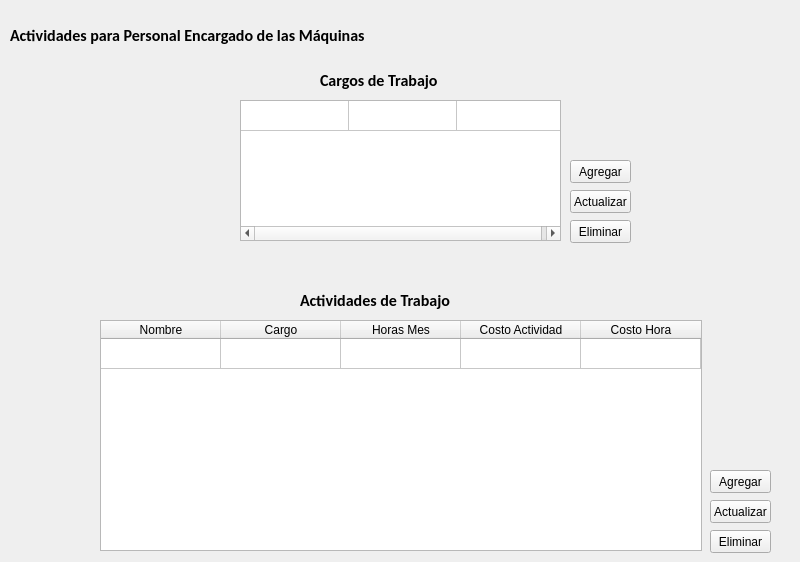
    <widget class="QWidget" name="page_5">
     <widget class="QLabel" name="label_5">
      <property name="geometry">
       <rect>
        <x>10</x>
        <y>20</y>
        <width>781</width>
        <height>31</height>
       </rect>
      </property>
      <property name="font">
       <font>
        <family>Calibri</family>
        <pointsize>12</pointsize>
        <weight>75</weight>
        <italic>false</italic>
        <bold>true</bold>
       </font>
      </property>
      <property name="text">
       <string>Actividades para Personal Encargado de las Máquinas</string>
      </property>
     </widget>
     <widget class="QTableWidget" name="tableWidget">
      <property name="enabled">
       <bool>true</bool>
      </property>
      <property name="geometry">
       <rect>
        <x>240</x>
        <y>100</y>
        <width>321</width>
        <height>141</height>
       </rect>
      </property>
      <property name="editTriggers">
       <set>QAbstractItemView::DoubleClicked</set>
      </property>
      <property name="verticalScrollMode">
       <enum>QAbstractItemView::ScrollPerPixel</enum>
      </property>
      <property name="horizontalScrollMode">
       <enum>QAbstractItemView::ScrollPerPixel</enum>
      </property>
      <property name="showGrid">
       <bool>true</bool>
      </property>
      <property name="gridStyle">
       <enum>Qt::SolidLine</enum>
      </property>
      <property name="wordWrap">
       <bool>true</bool>
      </property>
      <property name="cornerButtonEnabled">
       <bool>true</bool>
      </property>
      <property name="rowCount">
       <number>1</number>
      </property>
      <property name="columnCount">
       <number>3</number>
      </property>
      <attribute name="horizontalHeaderVisible">
       <bool>false</bool>
      </attribute>
      <attribute name="horizontalHeaderCascadingSectionResizes">
       <bool>false</bool>
      </attribute>
      <attribute name="horizontalHeaderDefaultSectionSize">
       <number>108</number>
      </attribute>
      <attribute name="horizontalHeaderHighlightSections">
       <bool>true</bool>
      </attribute>
      <attribute name="verticalHeaderVisible">
       <bool>false</bool>
      </attribute>
      <attribute name="verticalHeaderHighlightSections">
       <bool>true</bool>
      </attribute>
      <row/>
      <column>
       <property name="text">
        <string>id</string>
       </property>
      </column>
      <column>
       <property name="text">
        <string>Nombre del Cargo</string>
       </property>
      </column>
      <column>
       <property name="text">
        <string>Salario</string>
       </property>
      </column>
     </widget>
     <widget class="QLabel" name="label_6">
      <property name="geometry">
       <rect>
        <x>300</x>
        <y>290</y>
        <width>201</width>
        <height>21</height>
       </rect>
      </property>
      <property name="font">
       <font>
        <family>Calibri</family>
        <pointsize>12</pointsize>
        <weight>75</weight>
        <italic>false</italic>
        <bold>true</bold>
       </font>
      </property>
      <property name="text">
       <string>Actividades de Trabajo </string>
      </property>
     </widget>
     <widget class="QPushButton" name="pushButton">
      <property name="geometry">
       <rect>
        <x>570</x>
        <y>160</y>
        <width>61</width>
        <height>23</height>
       </rect>
      </property>
      <property name="text">
       <string>Agregar</string>
      </property>
     </widget>
     <widget class="QPushButton" name="pushButton_2">
      <property name="geometry">
       <rect>
        <x>570</x>
        <y>220</y>
        <width>61</width>
        <height>23</height>
       </rect>
      </property>
      <property name="text">
       <string>Eliminar</string>
      </property>
     </widget>
     <widget class="QTableWidget" name="tableWidget_2">
      <property name="geometry">
       <rect>
        <x>100</x>
        <y>320</y>
        <width>602</width>
        <height>231</height>
       </rect>
      </property>
      <property name="rowCount">
       <number>1</number>
      </property>
      <property name="columnCount">
       <number>5</number>
      </property>
      <attribute name="horizontalHeaderDefaultSectionSize">
       <number>120</number>
      </attribute>
      <attribute name="verticalHeaderVisible">
       <bool>false</bool>
      </attribute>
      <row/>
      <column>
       <property name="text">
        <string>Nombre</string>
       </property>
      </column>
      <column>
       <property name="text">
        <string>Cargo</string>
       </property>
      </column>
      <column>
       <property name="text">
        <string>Horas Mes</string>
       </property>
      </column>
      <column>
       <property name="text">
        <string>Costo Actividad</string>
       </property>
      </column>
      <column>
       <property name="text">
        <string>Costo Hora</string>
       </property>
      </column>
     </widget>
     <widget class="QLabel" name="label_7">
      <property name="geometry">
       <rect>
        <x>320</x>
        <y>70</y>
        <width>161</width>
        <height>21</height>
       </rect>
      </property>
      <property name="font">
       <font>
        <family>Calibri</family>
        <pointsize>12</pointsize>
        <weight>75</weight>
        <italic>false</italic>
        <bold>true</bold>
       </font>
      </property>
      <property name="text">
       <string>Cargos de Trabajo </string>
      </property>
     </widget>
     <widget class="QPushButton" name="pushButton_3">
      <property name="geometry">
       <rect>
        <x>710</x>
        <y>530</y>
        <width>61</width>
        <height>23</height>
       </rect>
      </property>
      <property name="text">
       <string>Eliminar</string>
      </property>
     </widget>
     <widget class="QPushButton" name="pushButton_4">
      <property name="geometry">
       <rect>
        <x>710</x>
        <y>470</y>
        <width>61</width>
        <height>23</height>
       </rect>
      </property>
      <property name="text">
       <string>Agregar</string>
      </property>
     </widget>
     <widget class="QPushButton" name="pushButton_5">
      <property name="geometry">
       <rect>
        <x>570</x>
        <y>190</y>
        <width>61</width>
        <height>23</height>
       </rect>
      </property>
      <property name="text">
       <string>Actualizar</string>
      </property>
      <property name="checkable">
       <bool>true</bool>
      </property>
     </widget>
     <widget class="QPushButton" name="pushButton_6">
      <property name="geometry">
       <rect>
        <x>710</x>
        <y>500</y>
        <width>61</width>
        <height>23</height>
       </rect>
      </property>
      <property name="text">
       <string>Actualizar</string>
      </property>
      <property name="checkable">
       <bool>true</bool>
      </property>
     </widget>
    </widget>
